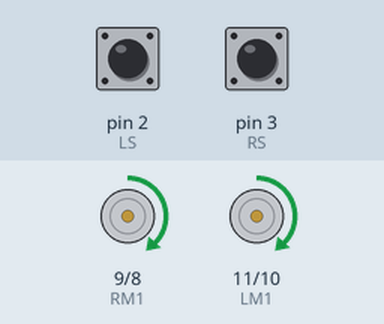
Bench run of a sketch on a simulated Arduino Uno, built with avr-gcc and run on an emulated ATmega328P. On the bench: motor-driver pin pairs drawn as motors (green arrow = first pin HIGH = forward, orange = second pin HIGH = backward, longer = more drive, scaled by the enable pin). The test bench sets the inputs (shaded band); at power-on: pin 2 (LS) LOW, pin 3 (RS) LOW. What the sketch prints to the serial monitor is not drawn.

Above: at 1.2 s.
1.3 s: pin 2 (LS) driven HIGH
At 2.3 s:
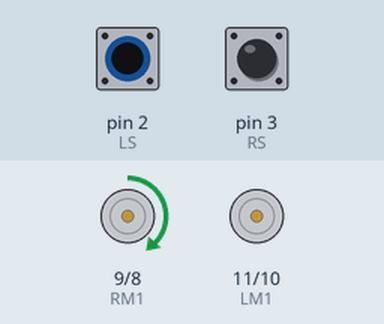
2.8 s: pin 3 (RS) driven HIGH
At 3.4 s:
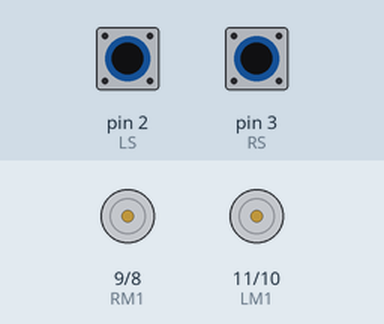
4.3 s: pin 2 (LS) driven LOW
At 5.5 s:
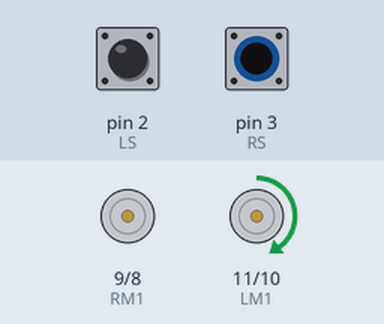
5.8 s: pin 3 (RS) driven LOW
At 6.9 s:
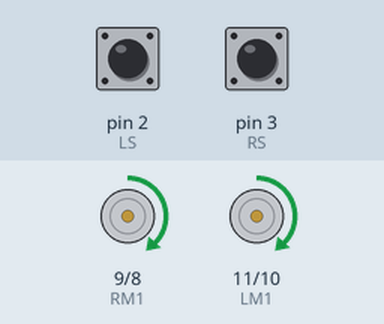
8.8 s: pin 2 (LS) pulsed HIGH 2 times (0.12 s each, 0.3 s apart)
At 9.01 s:
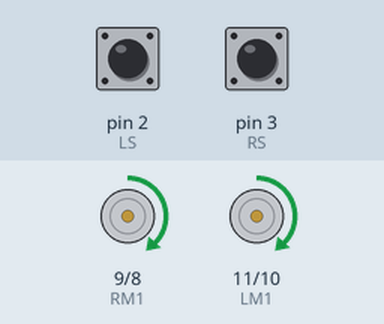
12.4 s: pin 3 (RS) pulsed HIGH 2 times (0.12 s each, 0.3 s apart)
At 12.61 s:
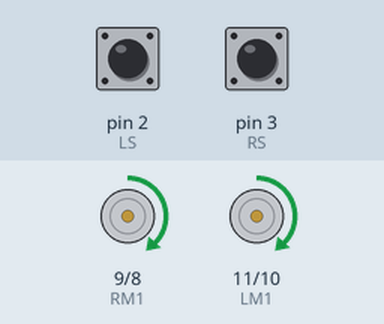
Timing chart, 0 to 15.4 s (numbered marks = the images above; inputs shaded):
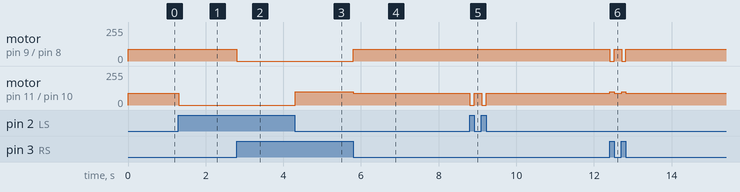

The sketch:

line_follower.ino
```cpp
/*------ Arduino Line Follower Code----- */
/*-------definning Inputs------*/
#define LS 2     // left sensor
#define RS 3      // right sensor

/*-------definning Outputs------*/
#define LM1 11       // in1 left motor
#define LM2 10       // in2 left motor
#define RM1 9       // in3 right motor
#define RM2 8      // in4 right motor
int enA = 5;        // enable A for the Motor A
int enB = 6;        // enable B for the Motor B
void setup()
{
  pinMode(LS, INPUT);
  pinMode(RS, INPUT);
  pinMode(LM1, OUTPUT);
  pinMode(LM2, OUTPUT);
  pinMode(RM1, OUTPUT);
  pinMode(RM2, OUTPUT);
  pinMode(enA, OUTPUT);
  pinMode(enB, OUTPUT);
  Serial.begin(9600);
}

void loop()
{

  if (digitalRead(LS) && digitalRead(RS))    //  Stop
  {
    digitalWrite(LM1, LOW);
    digitalWrite(LM2, LOW);
    digitalWrite(RM1, LOW);
    digitalWrite(RM2, LOW);
    Serial.println("STOP");
  }

  if (!(digitalRead(LS)) && digitalRead(RS))    // Turn Right
  {
    analogWrite(enA, 100);
    analogWrite(enB, 100);
    digitalWrite(LM1, HIGH);
    digitalWrite(LM2, LOW);
    digitalWrite(RM1, LOW);
    digitalWrite(RM2, LOW);
    Serial.println("R");
  }

  if (digitalRead(LS) && !(digitalRead(RS)))    // turn left
  {
    analogWrite(enA, 90);
    analogWrite(enB, 90);
    digitalWrite(LM1, LOW);
    digitalWrite(LM2, LOW);
    digitalWrite(RM1, HIGH);
    digitalWrite(RM2, LOW);
    Serial.println("L");
  }

  if (!(digitalRead(LS)) && !(digitalRead(RS)))    // forward
  {
    analogWrite(enA, 90);
    analogWrite(enB, 90);
    digitalWrite(LM1, HIGH);
    digitalWrite(LM2, LOW);
    digitalWrite(RM1, HIGH);
    digitalWrite(RM2, LOW);
    Serial.println("FORWARD");
  }
}
```

Measured:
- after the input at 1.3 s, motor on pin 11 (LM1) / pin 10 (LM2): forward 90/255 → stopped at once
- after the input at 2.8 s, motor on pin 9 (RM1) / pin 8 (RM2): forward 90/255 → stopped at once
- after the input at 4.3 s, motor on pin 11 (LM1) / pin 10 (LM2): stopped → forward 100/255 at once
- after the input at 5.8 s, motor on pin 9 (RM1) / pin 8 (RM2): stopped → forward 90/255 at once; motor on pin 11 (LM1) / pin 10 (LM2): forward 100/255 → forward 90/255 at once
- after the input at 8.8 s, motor on pin 11 (LM1) / pin 10 (LM2): alternates forward 90/255 for 0.19 s and stopped for 0.11 s, 4 changes in all, then stays forward 90/255, starting at once
- after the input at 12.4 s, motor on pin 9 (RM1) / pin 8 (RM2): alternates forward 90/255 for 0.19 s and stopped for 0.12 s, 4 changes in all, then stays forward 90/255, starting at once; motor on pin 11 (LM1) / pin 10 (LM2): alternates forward 100/255 for 0.12 s and forward 90/255 for 0.19 s, 4 changes in all, then stays forward 90/255, starting at once
